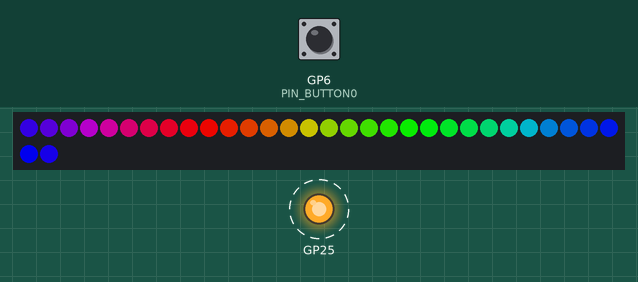
Bench run of a program on a simulated Raspberry Pi Pico. Shown: 32 RGB LEDs in strip order, left to right, continuing on the next row, output pins drawn as LEDs (lit = HIGH). Dashed ring = blinking. The test bench sets the inputs (shaded band); at power-on: GP6 (PIN_BUTTON0) HIGH. Dim RGB values are drawn brighter than linear; storage starts empty; random numbers use the default seed unless the program sets one; what the program prints to the serial monitor is not drawn.

Above: at 1.9 s.
2.0 s: GP6 (PIN_BUTTON0) pulled LOW for 1 s
At 2.59 s:
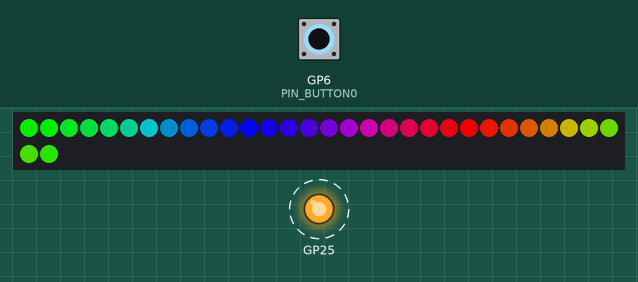
3.6 s: GP6 (PIN_BUTTON0) pulled LOW for 0.15 s
At 4.9 s:
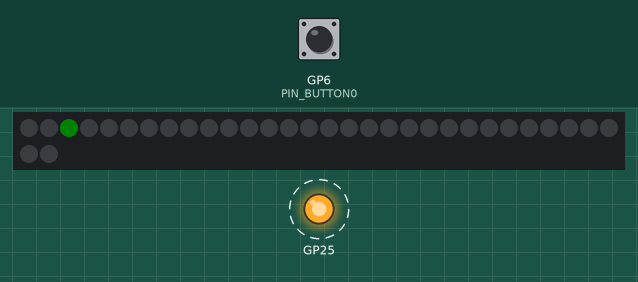
12.4 s: GP6 (PIN_BUTTON0) pulled LOW for 0.15 s
At 13.82 s:
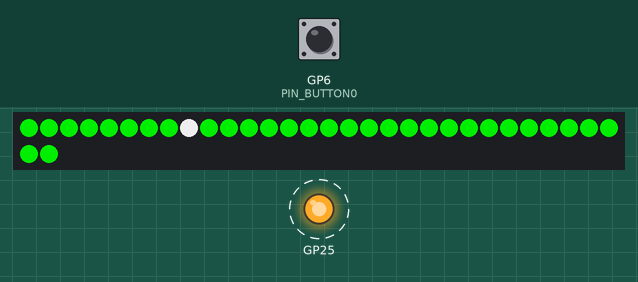
Timing chart, 0 to 14.1 s (numbered marks = the images above; inputs shaded):
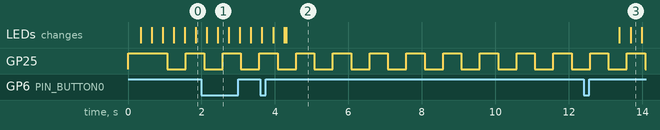

The program:

main.cpp
```cpp
// (licence header left out)
#include <Arduino.h>

#define DEFINE_STRING_ID_HERE
#include <StringId.h>


#include <MainConfig.h>
#include <PinMapping.h>
#include <Blink.hpp>

#include <Debug.hpp>
#include <helper.h>

#include <Com.hpp>
#include <Config.hpp>
#include <Wire.h>

#include <Button.hpp>

#include <ComModules/DumpCOM.hpp>
#include <ComModules/LittleFsCOM.hpp>

#include <Adafruit_NeoMatrix.h>
#define max
#include <WS2812FX.h>
#undef max
#include <myInfo.hpp>


/*****************************************************************
 *
 *    ToDo'S
 *
 ******************************************************************
+ Dumper implement hash value for register & search

 */

/*****************************************************************
 *
 *    VAR's
 *
 ******************************************************************
 */


BlinkingLED blink;
Config config("/Curie-Bottle.json");
PinDirect * pPinKey;
Button * pButton;

WS2812FX *  pStripe;
MyInfo myInfo;

enum   {
    LED_MODE_OFF=0,
    LED_MODE_ON
};
uint32_t status;
String msgConfig;


/*****************************************************************
 *
 *    functions declarations
 *
 ******************************************************************
 */
void setDefaultConfig();    // if no config found .. default config will be created in this function

/*****************************************************************
 *
 *    functions
 *
 ******************************************************************
 */

void testDebug()
{

}

void LedReset()
{
    pStripe->setMode(config.getInt(CFG_DEFAULT_MODE));
    pStripe->setColor(config.getHex(CFG_DEFAULT_COLOR));
    pStripe->setBrightness(config.getInt(CFG_DEFAULT_BRIGHTNESS));
    pStripe->setSpeed(config.getInt(CFG_DEFAULT_SPEED));
}

void LedOff()
{
    //pStripe->setSpeed(0);
    //pStripe->setBrightness(config.getInt(CFG_DEFAULT_BRIGHTNESS));
    for (int i = 0; i < config.getInt(CFG_LED_COUNT); i++) {
        pStripe->setPixelColor(i, 0, 0, 0);
    }
    pStripe->setPixelColor(2, config.getHex(CFG_ON_SIGN));
    pStripe->show();
}


/*****************************************************************
 *
 *    Setups
 *
 ******************************************************************
 */

void setup()
{
    blink.off();
    #ifdef WAIT_FOR_TERMINAL
        while (millis() < WAIT_FOR_TERMINAL)  { };
    #endif
    blink.on();

    Serial1.begin(115200);
    Serial1.println(" start DEBUG module ");
    debug.begin(&Serial1);

    LOG(F("setup:  start random"));
    randomSeed(analogRead(PIN_ADC0));

    LOG(F("setup: load config"));
    config.begin(); // Initialize the configuration file system
    if (config.load())
    {
        LOG(F("setup: config loaded"));
        msgConfig = F("setup: config loaded");
    }  else   {
        LOG(F("setup: failed to load config, creating default"));
        msgConfig = F("setup: failed to load config, creating default");
        setDefaultConfig();
        config.save();
    }

    LOG(F("setup: init LED stripe"));
    pStripe = new WS2812FX(config.getInt(CFG_LED_COUNT), PIN_WS2812B, NEO_GRB + NEO_KHZ800);


    LOG(F("setup: init WS2812FX"));
    // start with rainbow cycle
    pStripe->init();
    pStripe->start();
    pStripe->setColor(config.getHex(CFG_DEFAULT_COLOR));
    pStripe->setBrightness(config.getInt(CFG_DEFAULT_BRIGHTNESS));
    //pStripe->setSpeed(config.getInt(CFG_DEFAULT_SPEED));
    pStripe->setMode(FX_MODE_RAINBOW_CYCLE);
    pStripe->show();


    LOG(F("setup: Buttons"));

    pPinKey = new PinDirect(PIN_BUTTON0,true,false);
    pButton = new Button(*pPinKey);


    LOG(F("setup: COM interface"));
    com.begin(&Serial, 115200, SERIAL_8N1,"Pico Battery Balancer V1.0 ready");
    // register available modules for this project
    com.addModule(new LittleFsCOM());
    com.addModule(new ComModuleDump());

    LOG(F("setup done ...  start loop "));

    blink.setup(BLINK_SEQ_MAIN);
    status = LED_MODE_ON;
}


/*****************************************************************
 *
 *    Loops
 *
 ******************************************************************
 */
void loop()
{
    uint32_t now = millis();

    // loops
    blink.loop(now);
    pButton->loop(now);
    com.loop(now);

    // button handling
    switch (status) {
        case LED_MODE_OFF:
            if (pButton->wasSinglePressed()) {
                LOG(F("single pressed .. switch on and reset"));
                status = LED_MODE_ON;
                LedReset();
            }
            break;

        case LED_MODE_ON:
            pStripe->service();
            if (pButton->wasSinglePressed()) {
                LOG(F("single pressed .. switch off"));
                status = LED_MODE_OFF;
                LedOff();
            }
            if (pButton->wasDoublePressed()) {
                LOG(F("double pressed .. change LED mode"));
                uint32_t mode = pStripe->getMode();
                mode++;
                if (mode > 55) {
                    mode = 0;
                }
                pStripe->setMode(mode);
            }
            break;
    }
}
```

PinMapping.h
```cpp
#pragma once


/*


Pin mapping Pico:
=================

----+---------------+-------------------------------------------+----------------------
PIN | Arduino       |   Raspberry PI PICO                       | Application
    | DXX : default | GPXX : SPI        : I2C       : UART      | pin assignment
----+---------------+-------------------------------------------+----------------------
1   | D0  : SER1_TX | GP0  : SPI0_RX    : I2C0_SDA  : UART0_TX  | DEBUG_SER_TX res.
2   | D1  : SER1_RX | GP1  : SPI0_CSn   : I2C0_SCL  : UART0_RX  | DEBUG_SER_RX res.
3   |---------------|------ GND --------------------------------|------ GND -----------
4   | D2  :         | GP2  : SPI0_SCK   : I2C1_SDA  : UART0_CTS |
5   | D3  :         | GP3  : SPI0_TX    : I2C1_SCL  : UART0_RTS |
6   | D4  :WIRE0_SDA| GP4  : SPI0_RX    : I2C0_SDA  : UART1_TX  | I2C_SDA res.
7   | D5  :WIRE0_SCL| GP5  : SPI0_CSn   : I2C0_SCL  : UART1_RX  | I2C_SCL res.
8   |---------------|------ GND --------------------------------|------ GND -----------
9   | D6  :         | GP6  : SPI0_SCK   : I2C1_SDA  : UART1_CTS | Button 1
10  | D7  :         | GP7  : SPI0_TX    : I2C1_SCL  : UART1_RTS |
11  | D8  : SER2_TX | GP8  : SPI1_RX    : I2C0_SDA  : UART1_TX  |
12  | D9  : SER2_RX | GP9  : SPI1_CSn   : I2C0_SCL  : UART1_RX  |
13  |---------------|------ GND --------------------------------|------ GND -----------
14  | D10 :         | GP10 : SPI1_SCK   : I2C1_SDA  : UART1_CTS |
15  | D11 :         | GP11 : SPI1_TX    : I2C1_SCL  : UART1_RTS |
16  | D12 :SPI1_MISO| GP12 : SPI1_RX    : I2C0_SDA  : UART0_TX  | WS2812B Line DO  Recomended by adafruit for best performance
17  | D13 :SPI1_CS  | GP13 : SPI1_CSn   : I2C0_SCL  : UART0_RX  |
18  |---------------|------ GND --------------------------------|------ GND -----------
19  | D14 :SPI1_SCK | GP14 : SPI1_SCK   : I2C1_SDA  : UART0_CTS |
20  | D15 :SPI1_MOSI| GP15 : SPI1_TX    : I2C1_SCL  : UART0_RTS |
----+---------------+-------------------------------------------+----------------------
----+---------------+-------------------------------------------+----------------------
21  | D16 :SPI0_MISO| GP16 : SPI0_RX    : I2C0_SDA  : UART0_TX  |
22  | D17 :SPI0_CS0 | GP17 : SPI0_CSn   : I2C0_SCL  : UART0_RX  |
23  |---------------|------ GND --------------------------------|------ GND -----------
24  | D18 :SPI0_SCK | GP18 : SPI0_SCK   : I2C1_SDA  : UART0_CTS |
25  | D19 :SPI0_MOSI| GP19 : SPI0_TX    : I2C1_SCL  : UART0_RTS |
26  | D20 :         | GP20 : SPI0_RX    : I2C0_SDA  :           |
27  | D21 :         | GP21 : SPI0_CSn   : I2C0_SCL  :           |
28  |---------------|------ GND --------------------------------|------ GND -----------
29  | D22 :         | GP22 : SPI0_SCK   :           : UART1_CTS |
30  |---------------|------ RUN --------------------------------|------ RUN -----------
31  | A0  :WIRE1_SDA| GP26 : SPI1_SCK   : I2C0_SDA  : UART1_CTS |       A0
32  | A1  :WIRE1_SCL| GP27 : SPI1_TX    : I2C0_SCL  : UART1_RTS |
33  |---------------|------ AGND -------------------------------|------ AGND ----------
34  | A2  :         | GP28 : SPI1_SCK   : I2C0_SDA  : UART1_CTS |
35  |---------------|------ AREF -------------------------------|------ AREF ----------
36  |---------------|------ 3V3_OUT ----------------------------|------ 3V3_OUT -------
37  |---------------|------ 3V3_EN -----------------------------|------ 3V3_EN --------
38  |---------------|------ GND --------------------------------|------ GND -----------
39  |---------------|------ V_SYS ------------------------------|------ V_SYS ---------  <= 3x1.5 AA Alkaline battery pack
40  |---------------|------ V_BUS ------------------------------|------ V_BUS ---------
----+---------------+-------------------------------------------+----------------------


*/

////////////////////////////////////////
// button
#define PIN_BUTTON0         6


////////////////////////////////////////
// WS2812B
#define PIN_WS2812B         12


////////////////////////////////////////
// ADC / Random
#define PIN_ADC0           31


////////////////////////////////////////
// I2C Display
/* defined in common.h for PICO board :
// I2C
#define PIN_WIRE0_SDA       4
#define PIN_WIRE0_SCL       5
*/
```

StringId.h
```cpp
#pragma once
#include <Arduino.h>
#include <vector>
#include <StringId.hpp>


///////////////////////////////////////////
// config strings  .. use this to avoid typo's

// light program configuration
DEFINE_STRING_ID(CFG_DEFAULT_MODE)
DEFINE_STRING_ID(CFG_DEFAULT_SPEED)
DEFINE_STRING_ID(CFG_DEFAULT_BRIGHTNESS)
DEFINE_STRING_ID(CFG_DEFAULT_COLOR)
DEFINE_STRING_ID(CFG_LED_COUNT)
DEFINE_STRING_ID(CFG_ON_SIGN)
DEFINE_STRING_ID(CFG_CHECKSUM)
```

myInfo.cpp
```cpp
#include <myInfo.hpp>
#include <WS2812FX.h>
#include <MainConfig.h>
#include <Config.hpp>

extern WS2812FX* pStripe; // pointer version
extern uint32_t status ; // defined in main
extern Config config; // defined in main
extern String msgConfig; // defined in main


MyInfo::MyInfo(const String& name) : Dump(name) {}

String MyInfo::dump(uint32_t now_ms, uint32_t userID) const    {
            String result = "App info dump at " + String(now_ms) + " ms:\n";
            result += "  Status: " + String(status) + "\n";
            result += "\n";
            result += "  LED stripe is running: " + String(pStripe->isRunning()) + "\n";
            result += "stripe color 0x" + String(pStripe->getColor(),HEX) + "\n";
            uint8_t mode = pStripe->getMode();
            result += "stripe mode " + String(mode) + "  [" + String(pStripe->getModeName(mode)) + "] \n";
            result += "stripe speed " + String(pStripe->getSpeed()) + "\n";
            result += "stripe brightness " + String(pStripe->getBrightness()) + "\n";
            result += "\n";
            result += msgConfig +"\n";
            result += "config getter results:\n";
            result += "  mode: " + String(config.getInt(CFG_DEFAULT_MODE)) + "\n";
            result += "  brightness: " + String(config.getInt(CFG_DEFAULT_BRIGHTNESS)) + "\n";
            result += "  speed: " + String(config.getHex(CFG_DEFAULT_SPEED)) + "\n";
            result += "  color: 0x" + String(config.getInt(CFG_DEFAULT_COLOR)) + "\n";
            result += "  led count: " + String(config.getInt(CFG_LED_COUNT)) + "\n";
            result += "  checksum: " + String(config.getInt(CFG_CHECKSUM)) + "\n";
            result += "  config ID's: " + String(CFG_DEFAULT_MODE) + " : " + String(CFG_DEFAULT_BRIGHTNESS) + " : ";
            result += String(CFG_DEFAULT_SPEED) + " : " + String(CFG_DEFAULT_COLOR) + " : ";
            result += String(CFG_LED_COUNT) + " : " + String(CFG_CHECKSUM) + "\n";

            result += "\n";


            return result;
}
```

myInfo.hpp
```cpp
#pragma once
#include <Arduino.h>
//#include <MainConfig.h>
#include <Debug.hpp>

class MyInfo : public Dump
{
    public:
        MyInfo(const String& name="AppInfo");

        String dump(uint32_t now_ms, uint32_t userID) const override;
};
```

MainConfig.h
```cpp
#pragma once
#include <Arduino.h>
#include <PinMapping.h>


/*****************************************************************
 *
 *   main project configuration
 *
 *****************************************************************/
///////////////////////////////////////////
// Application configs

// my VS-Code terminal needs some time after download to open
// so the setup will wait for this time before executing setup, so that all
// debug logs are visibile in the terminal
#define WAIT_FOR_TERMINAL           0  //[ms]
#define BLINK_SEQ_MAIN              {500, 500}


///////////////////////////////////////////
// uinty test configs
#define WAIT_FOR_UINTY_FRAMEWORK    1000  // [ms]
#define BLINK_SEQ_TEST              {500, 1000, 50, 500, 50, 250, 50, 125}


///////////////////////////////////////////
// common configs

#define I2C_100KHZ  100*1000
#define I2C_400KHZ  400*1000
#define I2C_DEFAULT_SPEED   I2C_400KHZ
```

DefaultConfig.cpp
```cpp
#include <Config.hpp>
#include <MainConfig.h>
#include <WS2812FX.h>

extern Config config; // defined in main

void setDefaultConfig()
{
    // set default config values
    config.setInt(CFG_DEFAULT_MODE, 24);            // default program
    config.setInt(CFG_DEFAULT_BRIGHTNESS, 200 );    // default brightness
    config.setInt(CFG_DEFAULT_SPEED, 200 );         // default speed
    config.setHex(CFG_DEFAULT_COLOR, 0x0000FF00 );  // default color
    config.setInt(CFG_LED_COUNT, 32);               // default led count
    config.setInt(CFG_CHECKSUM, 123456);            // default checksum
    config.setHex(CFG_ON_SIGN, 0x00000800);         // default on sign   .. set to 0x0 for off


}
```

Measured:
- after the input at 12.4 s, the LEDs: first change after 0.98 s (image 3 shows a later state)
- by itself, GP25: alternates HIGH for 0.50 s and LOW for 0.50 s
